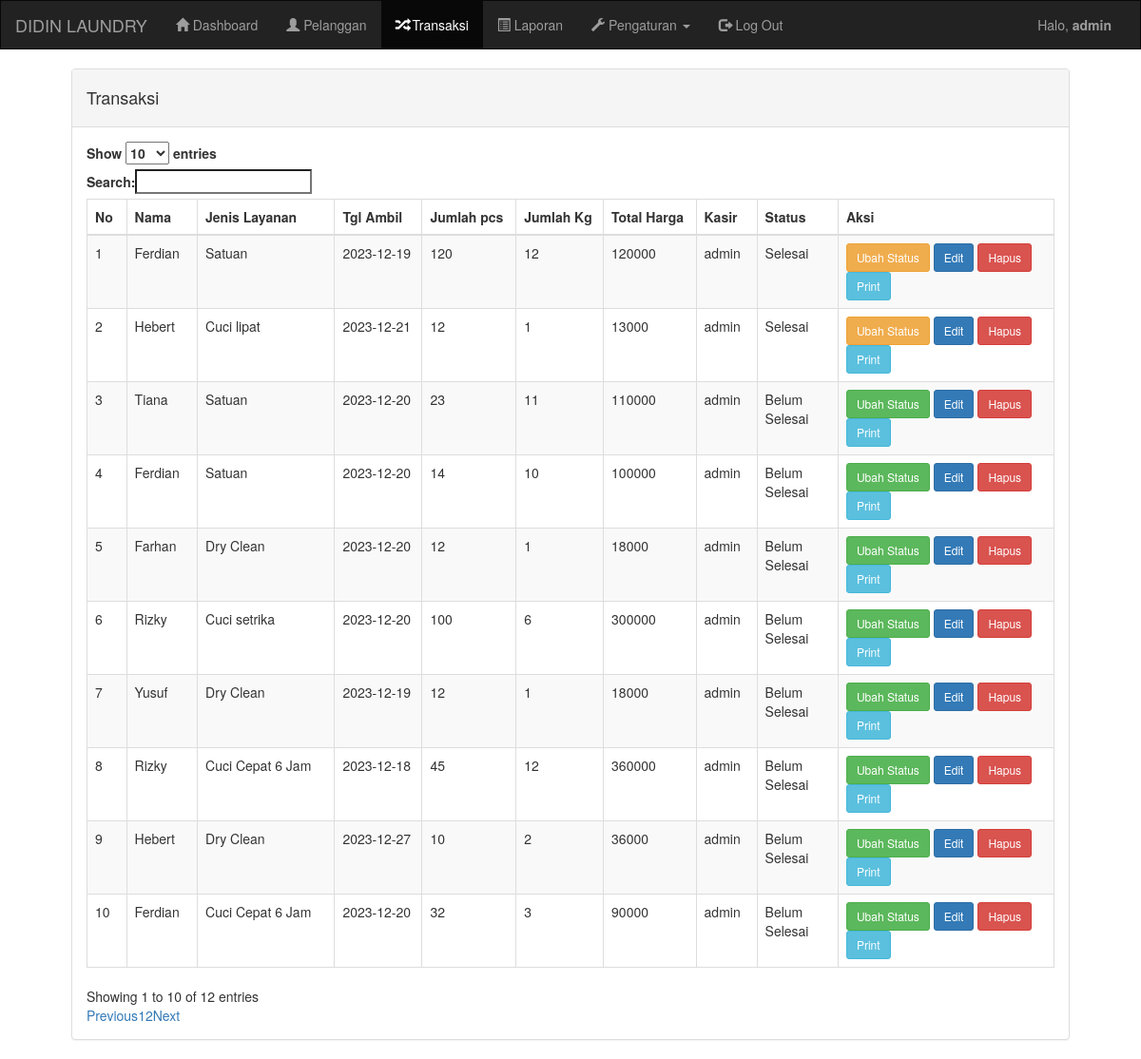
Screenshot of /admin/transaksi.php (signed in) with the database file from the repository.
### tables this page shows
CREATE TABLE `transaksi` (
  `id_transaksi` int(11) NOT NULL,
  `id_pelanggan` int(11) DEFAULT NULL,
  `id_layanan` int(11) DEFAULT NULL,
  `tanggal_ambil` date DEFAULT NULL,
  `jumlah_pcs` text DEFAULT NULL,
  `harga` int(11) DEFAULT NULL,
  `status` enum('Belum Selesai','Selesai') DEFAULT 'Belum Selesai',
  `jumlah_kilogram` decimal(12,0) DEFAULT NULL,
  `total_harga` decimal(12,0) DEFAULT NULL
);

CREATE TABLE `pelanggan` (
  `id_pelanggan` int(11) NOT NULL,
  `nama_pelanggan` varchar(100) NOT NULL,
  `alamat_pelanggan` text DEFAULT NULL,
  `telepon_pelanggan` varchar(15) DEFAULT NULL
);

CREATE TABLE `harga_layanan` (
  `id_layanan` int(11) NOT NULL,
  `nama_layanan` varchar(255) NOT NULL,
  `harga` decimal(12,0) NOT NULL
);

### admin/transaksi.php (the view, shortened to what this page needs)
<!DOCTYPE html>
<html lang="en">
<head>
    <link rel="stylesheet" href="https://maxcdn.bootstrapcdn.com/bootstrap/3.3.7/css/bootstrap.min.css">
    <link rel="stylesheet" href="https://cdn.datatables.net/1.13.7/css/dataTables.bootstrap.min.css">
</head>
<body>
    <?php
    include '../koneksi.php';
    $search = isset($_GET['search']) ? $_GET['search'] : '';
    $query_transaksi = "SELECT * FROM transaksi
                        WHERE id_pelanggan IN (SELECT id_pelanggan FROM pelanggan WHERE nama_pelanggan LIKE '%$search%')
                        OR jumlah_pcs LIKE '%$search%'";
    $result_transaksi = mysqli_query($koneksi, $query_transaksi);
    ?>
    <nav class="navbar navbar-inverse" style="border-radius: 0px">
        <div class="container-fluid">
            <div class="navbar-header">
                <a class="navbar-brand" href="index.php">DIDIN LAUNDRY</a>
            </div>
            <div class="collapse navbar-collapse" id="bs-example-navbar-collapse-1">
                <ul class="nav navbar-nav">
                    <li><a href="index.php"><i class="glyphicon glyphicon-home"></i> Dashboard</a></li>
                    <li><a href="pelanggan.php"><i class="glyphicon glyphicon-user"></i> Pelanggan</a></li>
                    <li class="active"><a href="transaksi.php"><i class="glyphicon glyphicon-random"></i> Transaksi</a></li>
                    <li><a href="laporan.php"><i class="glyphicon glyphicon-list-alt"></i> Laporan</a></li>
                    <li class="dropdown">
                        <a href="#" class="dropdown-toggle" data-toggle="dropdown" role="button" aria-haspopup="true" aria-expanded="false">
                            <i class="glyphicon glyphicon-wrench"></i> Pengaturan <span class="caret"></span>
                        </a>
                    </li>
                    <li><a href="logout.php"><i class="glyphicon glyphicon-log-out"></i> Log Out</a></li>
                </ul>
                <ul class="nav navbar-nav navbar-right">
                    <li>
                        <p class="navbar-text">Halo, <b><?php echo $_SESSION['username']; ?></b></p>
                    </li>
                </ul>
            </div>
        </div>
    </nav>
    <div class="container">
        <div class="panel panel-default">
            <div class="panel-heading">
                <div class="row">
                    <div class="col-sm-6">
                        <h4>Transaksi</h4>
                    </div>
                </div>
            </div>
            <div class="panel-body">
                <div class="table-responsive">
                    <table id="example" class="table table-striped table-bordered" style="width:100%">
                        <thead>
                            <tr>
                                <th>No</th>
                                <th>Nama</th>
                                <th style="width:14%">Jenis Layanan</th>
                                <th>Tgl Ambil</th>
                                <th>Jumlah pcs</th>
                                <th >Jumlah Kg</th>
                                <th>Total Harga</th>
                                <th>Kasir</th>
                                <th style="width:9%">Status</th>
                                <th style="width:21%">Aksi</th>
                            </tr>
                        </thead>
                        <tbody>
                            <?php
                            $no = 1;
                            while ($data_transaksi = mysqli_fetch_assoc($result_transaksi)) : ?>
                                <tr>
                                    <td><?php echo $no++; ?></td>
                                    <td>
                                        <?php
                                        $id_pelanggan = $data_transaksi['id_pelanggan'];
                                        $query_nama_pelanggan = "SELECT nama_pelanggan FROM pelanggan WHERE id_pelanggan = $id_pelanggan";
                                        $result_nama_pelanggan = mysqli_query($koneksi, $query_nama_pelanggan);
                                        $data_nama_pelanggan = mysqli_fetch_assoc($result_nama_pelanggan);
                                        echo isset($data_nama_pelanggan['nama_pelanggan']) ? $data_nama_pelanggan['nama_pelanggan'] : '';
                                        ?>
                                    </td>
                                    <td>
                                        <?php
                                        $id_layanan = $data_transaksi['id_layanan'];
                                        $query_nama_layanan = "SELECT nama_layanan FROM harga_layanan WHERE id_layanan = $id_layanan";
                                        $result_nama_layanan = mysqli_query($koneksi, $query_nama_layanan);
                                        $data_nama_layanan = mysqli_fetch_assoc($result_nama_layanan);
                                        echo isset($data_nama_layanan['nama_layanan']) ? $data_nama_layanan['nama_layanan'] : '';
                                        ?>
                                    </td>
                                    <td><?php echo $data_transaksi['tanggal_ambil']; ?></td>
                                    <td><?php echo $data_transaksi['jumlah_pcs']; ?></td>
                                    <td><?php echo $data_transaksi['jumlah_kilogram']; ?></td>
                                    <td><?php echo $data_transaksi['total_harga']; ?></td>
                                    <td><?php echo $_SESSION['username']; ?></td>
                                    <td><?php echo $data_transaksi['status']; ?></td>
                                    <td>
                                        <?php if ($data_transaksi['status'] == 'Belum Selesai') : ?>
                                            <a href="?ubah_status=<?php echo $data_transaksi['id_transaksi']; ?>&status=<?php echo $data_transaksi['status']; ?>" class="btn btn-success btn-sm">Ubah Status</a>
                                        <?php elseif ($data_transaksi['status'] == 'Selesai') : ?>
                                            <a href="?ubah_status=<?php echo $data_transaksi['id_transaksi']; ?>&status=<?php echo $data_transaksi['status']; ?>" class="btn btn-warning btn-sm">Ubah Status</a>
                                        <?php endif; ?>
                                        <a href="edit_transaksi.php?id=<?php echo $data_transaksi['id_transaksi']; ?>" class="btn btn-primary btn-sm">Edit</a>
                                        <a href="?hapus_transaksi=<?php echo $data_transaksi['id_transaksi']; ?>" class="btn btn-danger btn-sm" onclick="return confirm('Anda yakin ingin menghapus transaksi ini?')">Hapus</a>
                                        <a href="#" class="btn btn-info btn-sm" onclick="printTransaksi('<?php echo $data_transaksi['id_transaksi']; ?>')">Print</a>
                                    </td>
                                </tr>
                            <?php endwhile; ?>
                        </tbody>
                    </table>
                </div>
            </div>
        </div>
    </div>
</body>
</html>

### admin/transaksi.php (style rules this page uses)
@media (min-width: 768px) { .container { width: 90%; } }

### rows the page displays
transaksi: id_pelanggan.nama_pelanggan "Ferdian", id_layanan.nama_layanan "Satuan", tanggal_ambil "2023-12-19", jumlah_pcs "120", jumlah_kilogram "12", total_harga "120000", status "Selesai"
transaksi: id_pelanggan.nama_pelanggan "Hebert", id_layanan.nama_layanan "Cuci lipat", tanggal_ambil "2023-12-21", jumlah_pcs "12", jumlah_kilogram "1", total_harga "13000", status "Selesai"
transaksi: id_pelanggan.nama_pelanggan "Tiana", id_layanan.nama_layanan "Satuan", tanggal_ambil "2023-12-20", jumlah_pcs "23", jumlah_kilogram "11", total_harga "110000", status "Belum Selesai"
transaksi: id_pelanggan.nama_pelanggan "Ferdian", id_layanan.nama_layanan "Satuan", tanggal_ambil "2023-12-20", jumlah_pcs "14", jumlah_kilogram "10", total_harga "100000", status "Belum Selesai"
transaksi: id_pelanggan.nama_pelanggan "Farhan", id_layanan.nama_layanan "Dry Clean", tanggal_ambil "2023-12-20", jumlah_pcs "12", jumlah_kilogram "1", total_harga "18000", status "Belum Selesai"
transaksi: id_pelanggan.nama_pelanggan "Rizky", id_layanan.nama_layanan "Cuci setrika", tanggal_ambil "2023-12-20", jumlah_pcs "100", jumlah_kilogram "6", total_harga "300000", status "Belum Selesai"
transaksi: id_pelanggan.nama_pelanggan "Yusuf", id_layanan.nama_layanan "Dry Clean", tanggal_ambil "2023-12-19", jumlah_pcs "12", jumlah_kilogram "1", total_harga "18000", status "Belum Selesai"
transaksi: id_pelanggan.nama_pelanggan "Rizky", id_layanan.nama_layanan "Cuci Cepat 6 Jam", tanggal_ambil "2023-12-18", jumlah_pcs "45", jumlah_kilogram "12", total_harga "360000", status "Belum Selesai"
transaksi: id_pelanggan.nama_pelanggan "Hebert", id_layanan.nama_layanan "Dry Clean", tanggal_ambil "2023-12-27", jumlah_pcs "10", jumlah_kilogram "2", total_harga "36000", status "Belum Selesai"
transaksi: id_pelanggan.nama_pelanggan "Ferdian", id_layanan.nama_layanan "Cuci Cepat 6 Jam", tanggal_ambil "2023-12-20", jumlah_pcs "32", jumlah_kilogram "3", total_harga "90000", status "Belum Selesai"

### other values shown
$_SESSION['username'] "admin"
